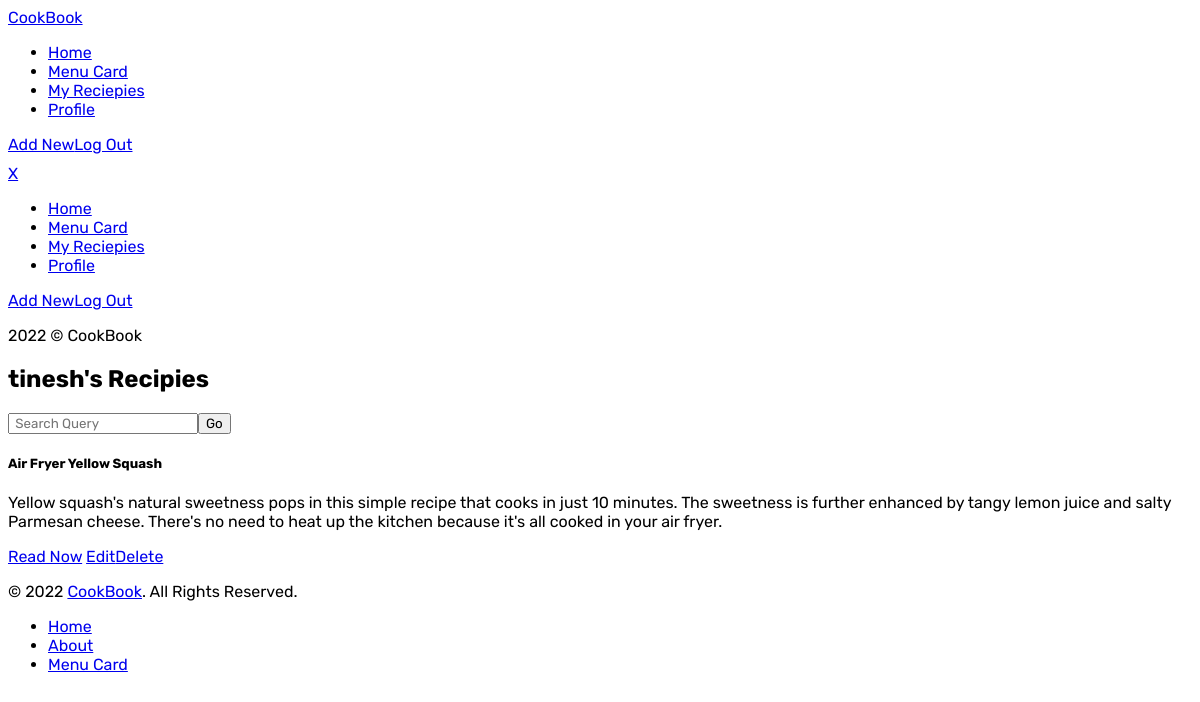
Page /my-recipes (signed in) on the committed database.
### app/models/__init__.py (models this page shows, shortened)
class User(UserMixin, db.Model):
    id = db.Column(db.Integer, primary_key=True)
    username = db.Column(db.String(64), index=True, unique=True)
    first_name = db.Column(db.String(64))
    last_name = db.Column(db.String(64))
    email = db.Column(db.String(120), index=True, unique=True)
    password_hash = db.Column(db.String(128))
    recipes = db.relationship('Recipe', backref='author', lazy='dynamic')

class Recipe(db.Model):
    id = db.Column(db.Integer, primary_key=True)
    title = db.Column(db.String(64), unique=True, nullable=False)
    description = db.Column(db.Text)
    ingredients = db.Column(db.Text)
    instructions = db.Column(db.Text)
    timestamp = db.Column(db.Date, index=True, default=datetime.utcnow)
    user_id = db.Column(db.Integer, db.ForeignKey('user.id'))
    tags = db.Column(db.Text)

### app/routes/routes.py (the view)
@login_required
@app.route('/my-recipes')
def myRecipes():
    query = request.args.get("query" , "")
    recipes = Recipe.query.filter(Recipe.title.like("%"+query+"%") ,Recipe.user_id==current_user.id  ).all()
    return render_template('my-recipies.html', recipes=recipes , query=query , user=current_user)

### app/models/__init__.py (called while the page is built)
@login.user_loader
def load_user(id):
    return User.query.get(int(id))

### app/templates/my-recipies.html (shortened to what this page needs)
<html>
    <head>
        <link rel= "stylesheet" type= "text/css" href= "{{ url_for('static',filename='all.css') }}">
    </head>
    <body>
        {% include "navbar.html" %}
        <div class="mt-4 ">
            <h2 class="text-5xl text-center uppercase font-bold text-gray-800 p-4">
                {{user.username}}'s Recipies
            </h2>
        </div>
        <form class="mt-4 bg-gray-100 shadow flex justify-around items-center mx-auto max-w-4xl my-3">
        <input class="w-full border text-lg border mx-2 p-2" type="search" placeholder=" Search Query" name="query" /><button type="submit" class="bg-blue-900 p-2 text-white mx-2   text-lg">Go</button>
        </form>
        <div class="p-2 flex flex-wrap justify-between items-center">
            {% for recipe in recipes %}
            <div class="p-2">
                <div class="block p-6 max-w-xl shrink-0 rounded-sm border border-gray-200  hover:bg-gray-100 dark:bg-gray-800 dark:border-gray-700 dark:hover:bg-gray-700">
                    <h5 class="mb-2 text-lg font-bold tracking-tight text-gray-900 dark:text-white">{{ recipe.title }}</h5>
                    <p class="font-normal text-gray-700 dark:text-gray-400">{{ recipe.description }}</p>
                    <p class="py-4"><a href="{{url_for('recipe', recipe_id = recipe.id) }}" class="mt-2 text-blue-600 border border-blue p-2 rounded-sm">Read Now</a> <a href="{{url_for('editPost', recipe_id = recipe.id) }}" class="mt-2 rounded-sm text-gray-50 bg-blue-600 p-2 mx-2 ">Edit</a><a href="{{url_for('editPost', recipe_id = recipe.id) }}" class="mt-2 rounded-sm text-gray-50 bg-red-600 p-2 mx-2 ">Delete</a></p>
                </div>
            </div>
            {% endfor %}
        </div>
        {% include "footer.html" %}
    </body>
</html>

### app/templates/my-recipies.html (style rules this page uses)
* { font-family: 'Rubik', sans-serif; }

### rows in the picture
User: username "tinesh"
Recipe: title "Air Fryer Yellow Squash", description "Yellow squash's natural sweetness pops in this simple recipe that cooks in just 10 minutes. The sweetness is further enhanced by tangy lemon juice and salty Parmesan cheese. There's no need to heat up the kitchen because it's all cooked in your air fryer."
